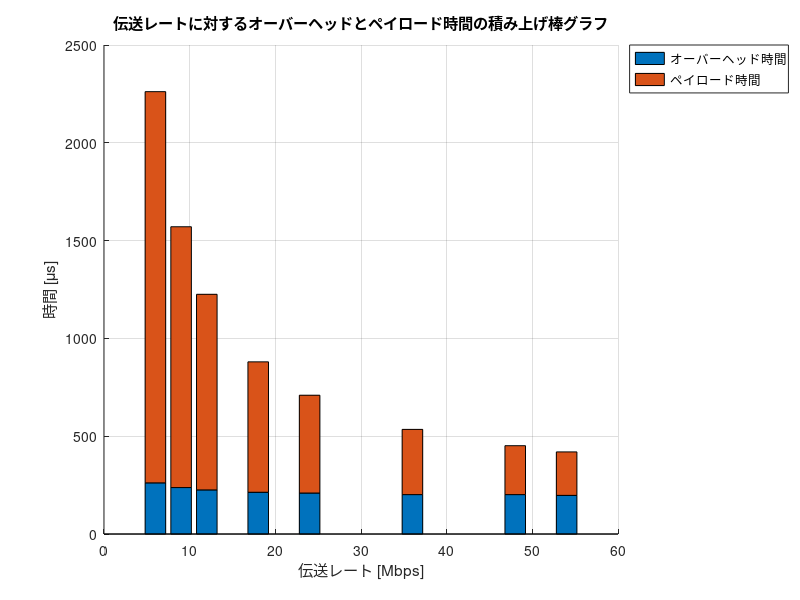

Source code (MATLAB):
Rmin = [-82, -81, -79, -77, -74, -70, -66, -65]; % 最小受信感度 [dBm]
TR = [6, 9, 12, 18, 24, 36, 48, 54]; % 伝送レート [Mbps]
databit = [24, 36, 48, 72, 96, 144, 192, 216]; % OFDMシンボルごとのデータビット[bit]

Tp = 10; % 送信電力 [dBm]
f = 2.4 * 10^9; % 周波数 [Hz]
c = 3 * 10^8; % 光速 [m/s]

PLCP_pre = 16; % PLCPプリアンブル[μs]
PLCPhead_sig = 1; % PLCPヘッダ（シグナル）[μs]
PLCPhead_ser = 16; % PLCPヘッダ（サービス）[μs]
ACK = 80; % 802.11ACKフレーム[bit]
MAC = 192; % 802.11MACヘッダ[bit]
LLC = 64; % LLCヘッダ[bit]
packet = 12000; % IPパケット[bit]
FCS = 32; % FCS[bit]
tail = 6; % テイルビット[bit]
SIFS = 10; % [μs]
DIFS = 34; % [μs]
backoff = 101.5; % 平均バックオフ制御時間 [μs]

% フィギュアの設定
figure;
hold on;

% 各伝送レートにおける total_o と payload_t を初期化
total_o_all = zeros(length(Rmin), 1); % オーバーヘッド時間
payload_t_all = zeros(length(Rmin), 1); % ペイロード時間

for i = 1:length(Rmin)
    Rmin_current = Rmin(i);
    TR_current = TR(i);
    databit_current = databit(i);
    
    % 最大伝送距離の計算
    Lfs = Tp - Rmin_current; % 距離減衰 [dB]
    
    
    % フレームの計算
    ACK_t = PLCP_pre + (PLCPhead_sig + ceil((PLCPhead_ser + ACK + FCS + tail) / databit_current)) * 4;
    data_o_t = PLCP_pre + (PLCPhead_sig + ceil(ceil((PLCPhead_ser + MAC + LLC + packet + FCS + tail) / databit_current) - packet / databit_current)) * 4;

    % オーバーヘッドの総時間
    total_o = ACK_t + data_o_t + SIFS + backoff + DIFS;
    total_o_all(i) = total_o;

    % ペイロード時間の計算
    payload_t = packet / databit_current *4;
    payload_t_all(i) = payload_t;
end

% 積み上げ棒グラフの作成
bar(TR, [total_o_all, payload_t_all], 'stacked');

% グラフのラベルとタイトル設定
xlabel('伝送レート [Mbps]');
ylabel('時間 [μs]');
title('伝送レートに対するオーバーヘッドとペイロード時間の積み上げ棒グラフ');
legend('オーバーヘッド時間', 'ペイロード時間', 'Location', 'northeastoutside');
grid on;
hold off;
